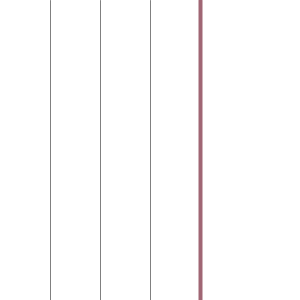
Frame 1 (no input)
Frame 60 (the mouse pressed at the canvas centre just before this capture): identical to frame 1, image omitted
Frame 120 (the mouse held since frame 60 and released just before this capture): identical to frame 1, image omitted

The Processing sketch that drew this single still picture (run headless with seeded random() and noise(); from frame 60 on, the mouse is pressed at the canvas centre):

// Processing sketch: processing_36393
// ── processing_36393.pde

//Homework 3.1.1

//setup
void setup(){
  size(300,300);
  smooth();
}

int x=5;

void draw(){
  
//background
    if(mouseX < width/2){
    background(0);
  }
  
//first composition  
  if(mouseX < width/2){
    noStroke();
    background(255);
    rectMode(CENTER);
    fill(0);
    ellipse(100,100,mouseY,mouseY);
   
//composition when mouse is pressed      
  if(mousePressed){
    background(0);
  if(mouseX < width/2){
    noStroke();
    rectMode(CENTER);
    fill(255);
    rect(100,100,mouseX,mouseX);
  }
}
 
//lines  
  strokeWeight(1);
  stroke(128);
  line(150,0,150,300);
  line(100,0,100,300);
  line(50,0,50,300);
  
  strokeWeight(4);
  stroke(160,102,116);
  line(200,0,200,300);
  }
}
